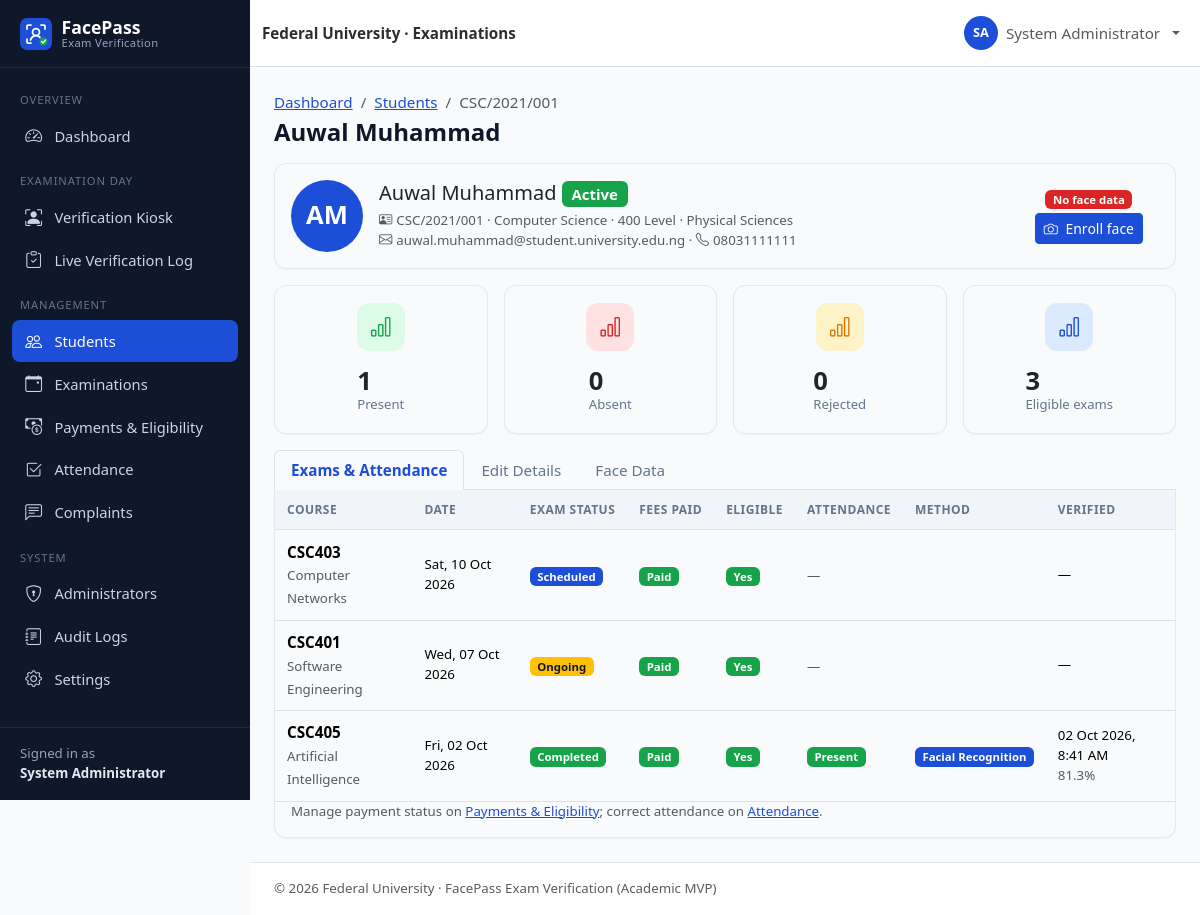
Screenshot of /admin/student-view.php?id=2 (signed in) with the database file from the repository.
### tables this page shows
CREATE TABLE users (
    id               INT UNSIGNED NOT NULL AUTO_INCREMENT,
    student_id       VARCHAR(30)  NULL,                 
    first_name       VARCHAR(60)  NOT NULL,
    last_name        VARCHAR(60)  NOT NULL,
    email            VARCHAR(120) NOT NULL,
    phone            VARCHAR(20)  NULL,
    password         VARCHAR(255) NOT NULL,             
    role             ENUM('admin','student') NOT NULL DEFAULT 'student',
    department       VARCHAR(100) NULL,
    level            VARCHAR(10)  NULL,                 
    faculty          VARCHAR(100) NULL,
    face_registered  TINYINT(1)   NOT NULL DEFAULT 0,
    account_status   ENUM('active','inactive','suspended') NOT NULL DEFAULT 'active',
    created_at       TIMESTAMP    NOT NULL DEFAULT CURRENT_TIMESTAMP,
    updated_at       TIMESTAMP    NOT NULL DEFAULT CURRENT_TIMESTAMP ON UPDATE CURRENT_TIMESTAMP,
    PRIMARY KEY (id),
    UNIQUE KEY uq_users_student_id (student_id),
    UNIQUE KEY uq_users_email (email),
    KEY idx_users_role (role),
    KEY idx_users_dept_level (department, level),
    KEY idx_users_status (account_status)
);

### admin/student-view.php (the view, shortened to what the rows shown need)
<?php
requireAdmin();
$id = is_post() ? post_int('id') : get_int('id');
$student = find_student($id);
$tab = get_str('tab', 20) ?: 'overview';
$pageTitle = full_name($student);
$breadcrumbs = ['Dashboard' => 'admin/dashboard.php', 'Students' => 'admin/students.php', $student['student_id'] => null];
require __DIR__ . '/../includes/header.php';
?>
<div class="card student-header-card mb-3">
    <div class="card-body d-flex flex-wrap align-items-center gap-3">
        <div class="avatar-lg"><?= e(strtoupper(substr($student['first_name'], 0, 1) . substr($student['last_name'], 0, 1))) ?></div>
        <div class="flex-grow-1">
            <h2 class="h5 mb-1"><?= e(full_name($student)) ?> <?= status_badge($student['account_status']) ?></h2>
            <div class="text-muted small">
                <i class="bi bi-person-vcard me-1"></i><?= e($student['student_id']) ?> ·
                <?= e($student['department']) ?> · <?= e($student['level']) ?> Level · <?= e($student['faculty']) ?>
            </div>
            <div class="text-muted small"><i class="bi bi-envelope me-1"></i><?= e($student['email']) ?> · <i class="bi bi-telephone me-1"></i><?= e($student['phone']) ?></div>
        </div>
        <div class="text-center px-3">
            <div class="mb-1"><?= yes_no_badge($student['face_registered'], 'Face registered', 'No face data') ?></div>
            <a href="<?= e(url('admin/enroll-face.php?id=' . $id)) ?>" class="btn btn-sm btn-primary"><i class="bi bi-camera me-1"></i>
                <?= $student['face_registered'] ? 'Re-enroll face' : 'Enroll face' ?></a>
        </div>
    </div>
</div>
<div class="tab-content card border-top-0 rounded-top-0">
    <div class="tab-pane fade<?= $tab === 'overview' ? ' show active' : '' ?>" id="tab-overview" role="tabpanel">
        <div class="table-responsive">
            <table class="table align-middle table-card">
                <thead><tr><th>Course</th><th>Date</th><th>Exam Status</th><th>Fees Paid</th><th>Eligible</th><th>Attendance</th><th>Method</th><th>Verified</th></tr></thead>
            </table>
        </div>
    </div>
</div>
<?php require __DIR__ . '/../includes/footer.php'; ?>

### includes/header.php (shortened to what the rows shown need)
<?php
$pageTitle = $pageTitle ?? APP_NAME;
$layout = $layout ?? 'app';
$breadcrumbs = $breadcrumbs ?? [];
$bodyClass = $bodyClass ?? '';
$user = current_user();
$role = $user['role'] ?? null;
?>
<!doctype html>
<html lang="en">
<head>
    <link rel="stylesheet" href="<?= e(url('assets/vendor/bootstrap/bootstrap.min.css')) ?>">
    <link rel="stylesheet" href="<?= e(url('assets/vendor/bootstrap-icons/bootstrap-icons.min.css')) ?>">
    <link rel="stylesheet" href="<?= e(url('assets/css/style.css')) ?>">
    <?php if ($role === 'admin'): ?>
        <link rel="stylesheet" href="<?= e(url('assets/css/admin.css')) ?>">
    <?php elseif ($role === 'student'): ?>
        <link rel="stylesheet" href="<?= e(url('assets/css/student.css')) ?>">
    <?php endif; ?>
</head>
<body class="<?= e(trim("layout-$layout $bodyClass")) ?>">
<?php if ($layout === 'app' && $user): ?>
<div class="app-shell">
    <?php require __DIR__ . '/sidebar.php'; ?>
    <div class="app-main">
        <nav class="navbar navbar-expand bg-white border-bottom app-topbar sticky-top">
            <div class="container-fluid">
                <span class="navbar-text fw-semibold text-secondary-emphasis d-none d-sm-inline">
                    <?= e(INSTITUTION_NAME) ?> · Examinations
                </span>
                <ul class="navbar-nav ms-auto align-items-center">
                    <li class="nav-item dropdown">
                        <a class="nav-link dropdown-toggle d-flex align-items-center gap-2" href="#" role="button"
                           data-bs-toggle="dropdown" aria-expanded="false">
                            <span class="avatar-circle"><?= e(strtoupper(substr($user['first_name'], 0, 1) . substr($user['last_name'], 0, 1))) ?></span>
                            <span class="d-none d-md-inline"><?= e(full_name($user)) ?></span>
                        </a>
                    </li>
                </ul>
            </div>
        </nav>
        <main class="app-content container-fluid">
            <div class="d-flex flex-wrap justify-content-between align-items-center mb-3 gap-2">
                <div>
                    <?php if ($breadcrumbs): ?>
                        <nav aria-label="breadcrumb">
                            <ol class="breadcrumb small mb-1">
                                <?php foreach ($breadcrumbs as $label => $link): ?>
                                    <?php if ($link): ?>
                                        <li class="breadcrumb-item"><a href="<?= e(url($link)) ?>"><?= e($label) ?></a></li>
                                    <?php else: ?>
                                        <li class="breadcrumb-item active" aria-current="page"><?= e($label) ?></li>
                                    <?php endif; ?>
                                <?php endforeach; ?>
                            </ol>
                        </nav>
                    <?php endif; ?>
                    <h1 class="h4 mb-0 page-title"><?= e($pageTitle) ?></h1>
                </div>
            </div>
<?php else: ?>
<main class="plain-content">
<?php endif; ?>

### includes/sidebar.php (shortened to what the rows shown need)
<?php
$current = str_replace('\\', '/', $_SERVER['SCRIPT_NAME'] ?? '');
if (($user['role'] ?? '') === 'admin') {
    $menu = [
        'Overview' => [
            ['admin/dashboard.php', 'bi-speedometer2', 'Dashboard'],
        ],
        'Examination Day' => [
            ['verification/index.php', 'bi-person-bounding-box', 'Verification Kiosk'],
            ['verification/result.php', 'bi-clipboard-check', 'Live Verification Log'],
        ],
        'Management' => [
            ['admin/students.php', 'bi-people', 'Students'],
            ['admin/examinations.php', 'bi-calendar-event', 'Examinations'],
            ['admin/payments.php', 'bi-cash-coin', 'Payments & Eligibility'],
            ['admin/attendance.php', 'bi-check2-square', 'Attendance'],
            ['admin/complaints.php', 'bi-chat-left-text', 'Complaints'],
        ],
        'System' => [
            ['admin/users.php', 'bi-shield-lock', 'Administrators'],
            ['admin/audit-logs.php', 'bi-journal-text', 'Audit Logs'],
            ['admin/settings.php', 'bi-gear', 'Settings'],
        ],
    ];
    $aliases = [
        'admin/student-view.php' => 'admin/students.php',
        'admin/enroll-face.php' => 'admin/students.php',
        'auth/register.php' => 'admin/students.php',
        'admin/examination-create.php' => 'admin/examinations.php',
    ];
}
$isActive = function (string $path) use ($current, $aliases): bool {
    foreach ($aliases as $child => $parent) {
        if ($parent === $path && str_ends_with($current, '/' . $child)) {
            return true;
        }
    }
    return str_ends_with($current, '/' . $path);
};
?>
<aside class="offcanvas-lg offcanvas-start app-sidebar" tabindex="-1" id="appSidebar" aria-labelledby="appSidebarLabel">
    <div class="offcanvas-body flex-column p-0">
        <div class="sidebar-desktop-brand d-none d-lg-block">
            <a class="sidebar-brand" href="<?= e(url('index.php')) ?>">
                <img src="<?= e(url('assets/images/logo.svg')) ?>" alt="" width="32" height="32">
                <span>FacePass<small>Exam Verification</small></span>
            </a>
        </div>
        <nav class="sidebar-nav">
            <?php foreach ($menu as $section => $items): ?>
                <div class="sidebar-section"><?= e($section) ?></div>
                <?php foreach ($items as [$path, $icon, $label]): ?>
                    <a class="sidebar-link<?= $isActive($path) ? ' active' : '' ?>" href="<?= e(url($path)) ?>">
                        <i class="bi <?= e($icon) ?>"></i><span><?= e($label) ?></span>
                    </a>
                <?php endforeach; ?>
            <?php endforeach; ?>
        </nav>
        <div class="sidebar-footer small">
            Signed in as<br><strong><?= e(full_name($user)) ?></strong>
        </div>
    </div>
</aside>

### includes/functions.php (shortened to what the rows shown need)
<?php
function e($value): string
{
    return htmlspecialchars((string) ($value ?? ''), ENT_QUOTES | ENT_SUBSTITUTE, 'UTF-8');
}
function base_url(): string
{
    static $base = null;
    if ($base !== null) {
        return $base;
    }
    $docRoot = realpath($_SERVER['DOCUMENT_ROOT'] ?? '') ?: '';
    $root = realpath(ROOT_PATH) ?: ROOT_PATH;
    $docRoot = str_replace('\\', '/', $docRoot);
    $root = str_replace('\\', '/', $root);
    $relative = '';
    if ($docRoot !== '' && stripos($root, $docRoot) === 0) {
        $relative = trim(substr($root, strlen($docRoot)), '/');
    }
    $base = $relative === '' ? '' : '/' . $relative;
    return $base;
}
function url(string $path = ''): string
{
    return base_url() . '/' . ltrim($path, '/');
}
function get_str(string $key, int $maxLen = 100): string
{
    $value = $_GET[$key] ?? '';
    return is_string($value) ? mb_substr(trim($value), 0, $maxLen) : '';
}
function get_int(string $key, int $default = 0): int
{
    $value = filter_var($_GET[$key] ?? null, FILTER_VALIDATE_INT);
    return $value === false || $value === null ? $default : $value;
}
function is_post(): bool
{
    return ($_SERVER['REQUEST_METHOD'] ?? 'GET') === 'POST';
}
function find_student(int $id): ?array
{
    $stmt = db()->prepare("SELECT * FROM users WHERE id = ? AND role = 'student'");
    $stmt->execute([$id]);
    return $stmt->fetch() ?: null;
}
function full_name(array $row): string
{
    return trim(($row['first_name'] ?? '') . ' ' . ($row['last_name'] ?? ''));
}
function status_badge(?string $status): string
{
    $map = [
        'scheduled' => 'primary', 'ongoing' => 'warning text-dark', 'completed' => 'success',
        'cancelled' => 'secondary', 'present' => 'success', 'absent' => 'danger',
        'rejected' => 'danger', 'pending' => 'warning text-dark', 'reviewed' => 'info text-dark',
        'resolved' => 'success', 'active' => 'success', 'inactive' => 'secondary',
        'suspended' => 'danger', 'facial_recognition' => 'primary', 'manual' => 'dark',
    ];
    $status = (string) $status;
    $class = $map[$status] ?? 'secondary';
    $label = ucwords(str_replace('_', ' ', $status));
    return '<span class="badge bg-' . $class . '">' . e($label) . '</span>';
}

### rows the page displays
users: full_name($user) "System Administrator", first_name+last_name "SA"
users: first_name+last_name "AM", full_name($student) "Auwal Muhammad", account_status "Active", student "CSC/2021/001", department "Computer Science", level "400", faculty "Physical Sciences", email "auwal.muhammad@student.university.edu.ng", phone "08031111111"

### other values shown
$section "OVERVIEW"
$label "Dashboard"
$section "EXAMINATION DAY"
$label "Verification Kiosk"
$label "Live Verification Log"
$section "MANAGEMENT"
$label "Students"
$label "Examinations"
$label "Payments & Eligibility"
$label "Attendance"
$label "Complaints"
$section "SYSTEM"
$label "Administrators"
$label "Audit Logs"
$label "Settings"
